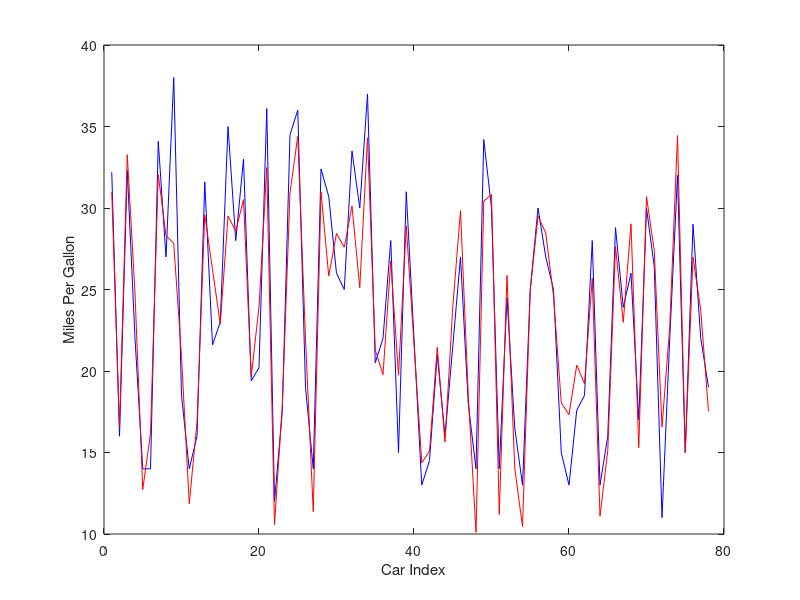

This chart was generated by the following MATLAB code:
% Author: Minarul Shawon
% Date:   May 30, 2021

load('D_mpg')

%codes taken fron the lab manual
y = D_mpg(7,:)';
M = length(y);
P = 314;
T = M - P;
X = D_mpg(1:6,:);
Xh = [X; ones(1,M)];

% initializing the training X
Xh_tr = Xh(:,1:P);
y_tr = y(1:P);

%initializing the testing X
Xh_te = Xh(:,P+1:M);
y_te = y(P+1:M);

%optimal parameter
w = (Xh_tr*Xh_tr')\(Xh_tr*y_tr)

% applying the optimized model
y1 = Xh_tr' * w;
y2 = Xh_te' * w;

% root-mean squared error: training
RMSE_tr = sqrt(sum((y1-y_tr).^2)/P)

% root-mean squared error: testing
RMSE_te = sqrt(sum((y2-y_te).^2)/T)

% plotting the groud-truth output
plot(1:T, y_te, 'b',1:T,y2,'r')
xlabel('Car Index')
ylabel('Miles Per Gallon')

% end of main

